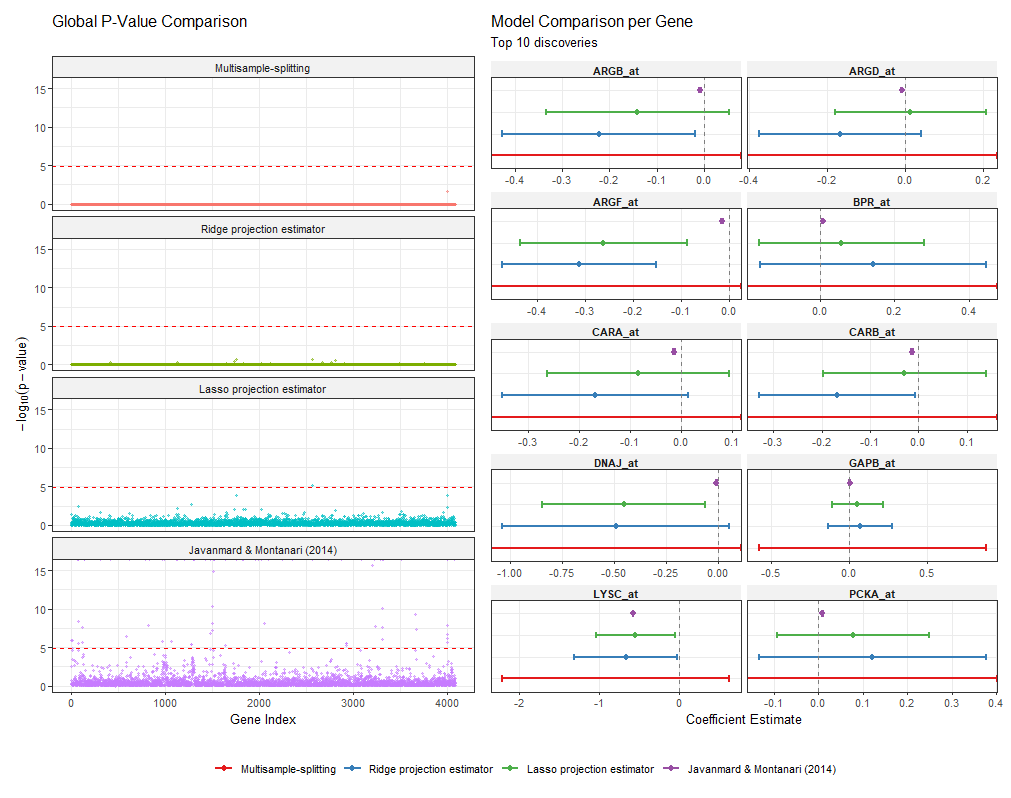

Write the R code that produced this figure.
library(mvnfast)
library(hdi)
library(ggplot2)
library(dplyr)
library(tidyr)
library(patchwork) 
source("lasso_inference.R")
source("setup.R")

data("riboflavin")
alpha <- 0.05
z_crit <- qnorm(1 - alpha/2)

X<- riboflavin$x
y<- riboflavin$y
fit.multi <- multi.split(X,y)
fit.ridge.proj <- ridge.proj(X, y)
fit.sslasso <- SSLasso(X,y)
fit.lasso.proj <- lasso.proj(X,y)

# Save Model Objects
# data_analyis_mods <- list(
#   fit.multi,
#   fit.ridge.proj,
#   fit.sslasso,
#   fit.lasso.proj
# )
# 
# saveRDS(data_analyis_mods, "data_analysis_mods.rds")

# Setup IDs and Thresholds
gene_ids <- colnames(X)
p <- ncol(X)
alpha <- 0.05
z_crit <- qnorm(1 - alpha/2)
bonferroni_thresh <- -log10(alpha / p)


# 1. MANHATTAN PLOT DATA
pvals_df <- data.frame(
  Gene_Index = 1:p,
  Gene_ID = gene_ids,
  `Multi-Split` = fit.multi$pval.corr,
  `Ridge-Proj`  = fit.ridge.proj$pval,
  `SSLasso`     = fit.sslasso$pvals,
  `Lasso-Proj`  = fit.lasso.proj$pval,
  check.names = FALSE
)

pvals_long <- pvals_df %>%
  pivot_longer(cols = -c(Gene_Index, Gene_ID), names_to = "Method", values_to = "P_Value") %>%
  mutate(LogP = -log10(P_Value)) 

# 2. FOREST PLOT DATA
# Identify top 10 genes by significance across all methods
top_genes <- pvals_df %>%
  rowwise() %>%
  mutate(Min_P = min(c_across(c(`Multi-Split`, `Ridge-Proj`, `SSLasso`, `Lasso-Proj`)), na.rm = TRUE)) %>%
  ungroup() %>% 
  arrange(Min_P) %>% 
  slice_head(n = 10) %>% 
  pull(Gene_Index)

# Calculate CIs for Projection methods
ci_low_rp <- fit.ridge.proj$bhat - z_crit * fit.ridge.proj$se
ci_up_rp  <- fit.ridge.proj$bhat + z_crit * fit.ridge.proj$se
ci_low_lp <- fit.lasso.proj$bhat - z_crit * fit.lasso.proj$se
ci_up_lp  <- fit.lasso.proj$bhat + z_crit * fit.lasso.proj$se

ci_df <- bind_rows(
  get_ci_data("SSLasso", top_genes, fit.sslasso$unb.coef, fit.sslasso$low.lim, fit.sslasso$up.lim),
  get_ci_data("Multi-Split", top_genes, NULL, fit.multi$lci, fit.multi$uci), 
  get_ci_data("Ridge-Proj", top_genes, fit.ridge.proj$bhat, ci_low_rp, ci_up_rp),
  get_ci_data("Lasso-Proj", top_genes, fit.lasso.proj$bhat, ci_low_lp, ci_up_lp)
)

# 3. APPLY ACADEMIC LABELS
method_levels <- c("Multi-Split", "Ridge-Proj", "Lasso-Proj", "SSLasso")
method_labels <- c(
  "Multisample-splitting", 
  "Ridge projection estimator", 
  "Lasso projection estimator", 
  "Javanmard & Montanari (2014)"
)

pvals_long$Method <- factor(pvals_long$Method, levels = method_levels, labels = method_labels)
ci_df$Method <- factor(ci_df$Method, levels = method_levels, labels = method_labels)
ci_df$Gene <- factor(ci_df$Gene, levels = gene_ids[top_genes])

# 4. PLOTTING
p_manhattan <- ggplot(pvals_long, aes(x = Gene_Index, y = LogP, color = Method)) +
  geom_point(alpha = 0.5, size = 1) +
  geom_hline(yintercept = bonferroni_thresh, linetype = "dashed", color = "red") +
  guides(color = "none") + 
  facet_wrap(~ Method, ncol = 1) +
  theme_bw(base_size = 11) +
  theme(strip.background = element_rect(fill = "gray95")) +
  labs(title = "Global P-Value Comparison", x = "Gene Index", y = expression(-log[10](p-value)))

p_forest <- ggplot(ci_df, aes(y = Method, color = Method)) +
  geom_errorbar(aes(xmin = Low, xmax = Up), width = 0.3, linewidth = 0.8) +
  geom_point(aes(x = Estimate), size = 2) +
  geom_vline(xintercept = 0, linetype = "dashed", color = "gray50") +
  facet_wrap(~ Gene, ncol = 2, scales = "free_x") + 
  scale_color_brewer(palette = "Set1") +
  theme_bw(base_size = 11) + 
  labs(title = "Model Comparison per Gene", subtitle = "Top 10 discoveries", x = "Coefficient Estimate", y = NULL) +
  theme(
    strip.background = element_rect(fill = "gray95", color = NA),
    strip.text = element_text(face = "bold", margin = margin(t = 2, b = 2)),
    panel.spacing = unit(0.4, "lines"),
    axis.text.y = element_blank(), 
    axis.ticks.y = element_blank(),
    panel.grid.minor = element_blank(),
    legend.title = element_blank()
  )

# Final Assembly
final_plot <- (p_manhattan | p_forest) + 
  plot_layout(widths = c(1, 1.2), guides = "collect") & 
  theme(
    legend.position = "bottom", 
    legend.box.margin = margin(t = 10),
    legend.text = element_text(size = 9)
  )

print(final_plot)
